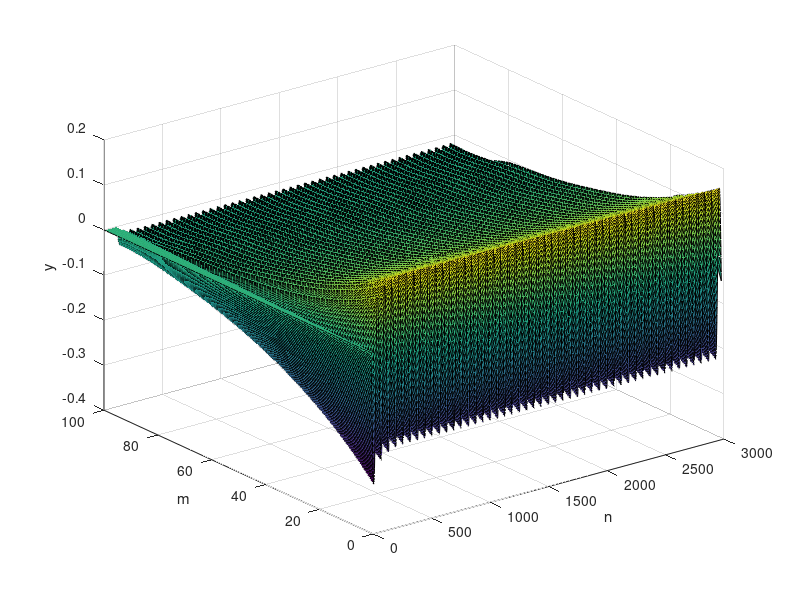
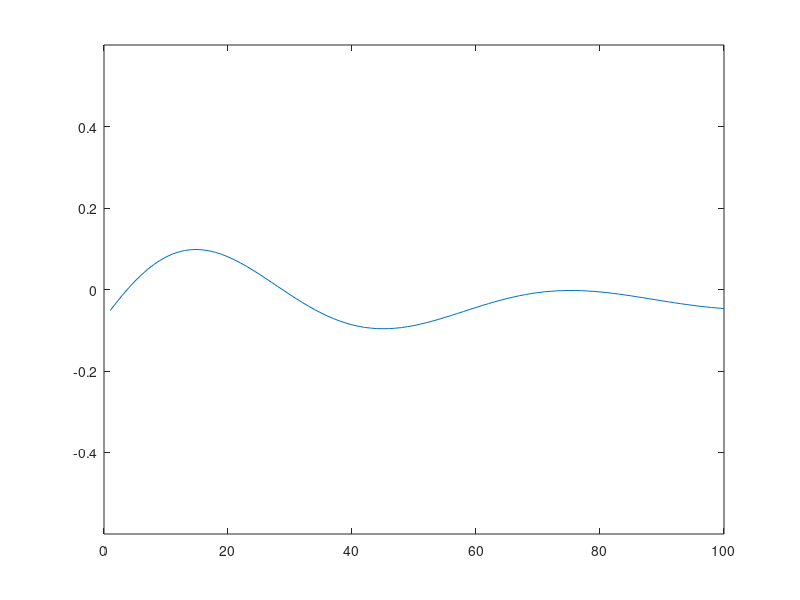

These figures' MATLAB source, in order:
% Constants start

% Linear mass density (u)
linear_mass_density = 0.01;

% Tension force (T)
tension_force = 100;

% viscous damping coefficent [N*s/m]
b = 5;

% String length (L)
string_length = 1;

%Matrix
M = 100;
N = 3000;

% Constants end

beta = b / 2 / linear_mass_density;
x = linspace(0, string_length, M)';
velocity = sqrt(tension_force / linear_mass_density);
dx = x(2) - x(1);
dt = dx / velocity;
p = (velocity * dt / dx)^2;
q = 1 + beta * dt;
u = 1 - beta * dt;
c = velocity * dt / dx;
%ABC consts
r_abc = (velocity * dt) / dx;
const_r = (r_abc - 1) / (r_abc + 1);

% boundary conditions
% (l, r) Dirichlet condition
% (h, k) Neumann condition

% Neumann - Mur
s = zeros(M, 1);
g = zeros(M, 1);
h = 2 * sin((1:N)' * dt * 1000);

f(:, 1) = s;
f(1, 2) = p * (f(2, 1) - f(1, 1) - dx * h(1)) + f(1, 1) +u * dt * g(1);
f(2:M - 1, 2) = p / 2 * (f(3:M, 1) - 2 * f(2:M - 1, 1) + f(1:M - 2, 1)) + f(2:M - 1, 1) + dt * g(2:M - 1);
f(M, 2) = f(M - 1) + const_r * (f(M, 1) - f(M - 1, 2));

for n = 2:N - 1
    f(1, n + 1) = 2 * p / q * (f(2, n) - f(1, n) - dx * h(n)) + 2 / q * f(1, n) - u / q * f(1, n - 1);
    f(2:M - 1, n + 1) = p / q * (f(3:M, n) - 2 * f(2:M - 1, n) + f(1:M - 2, n)) + 2 / q * f(2:M - 1, n) - u / q * f(2:M - 1, n - 1);
    f(M, n + 1) = f(M - 1, n) + const_r * (f(M - 1, n + 1) - f(M, n));
end

plot_x = 0:1 / (M - 1):1;
plot_y = 0:1 / (M - 1):1;

figure(1)
surf(f);
zlabel('y');
xlabel('n');
ylabel('m');

X = 1:M;
fig = figure(3);
axh = axes('Parent', fig);
i = 1;
ph = plot(axh, X, f(:, i));
xlim([0 M]);
ylim([-0.6 0.6]);

while i < N
    i = i + 1;
    set(ph, 'YData', f(:, i));
    pause(0.1)
end
